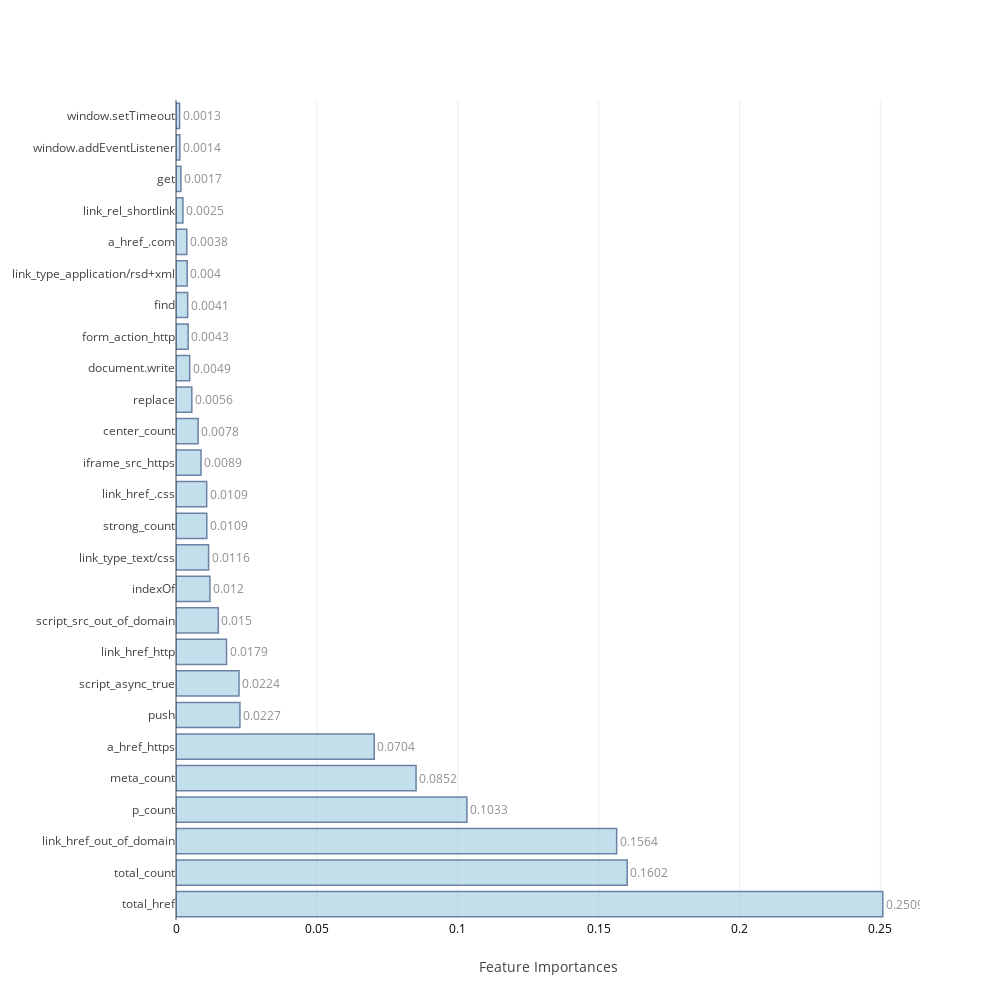
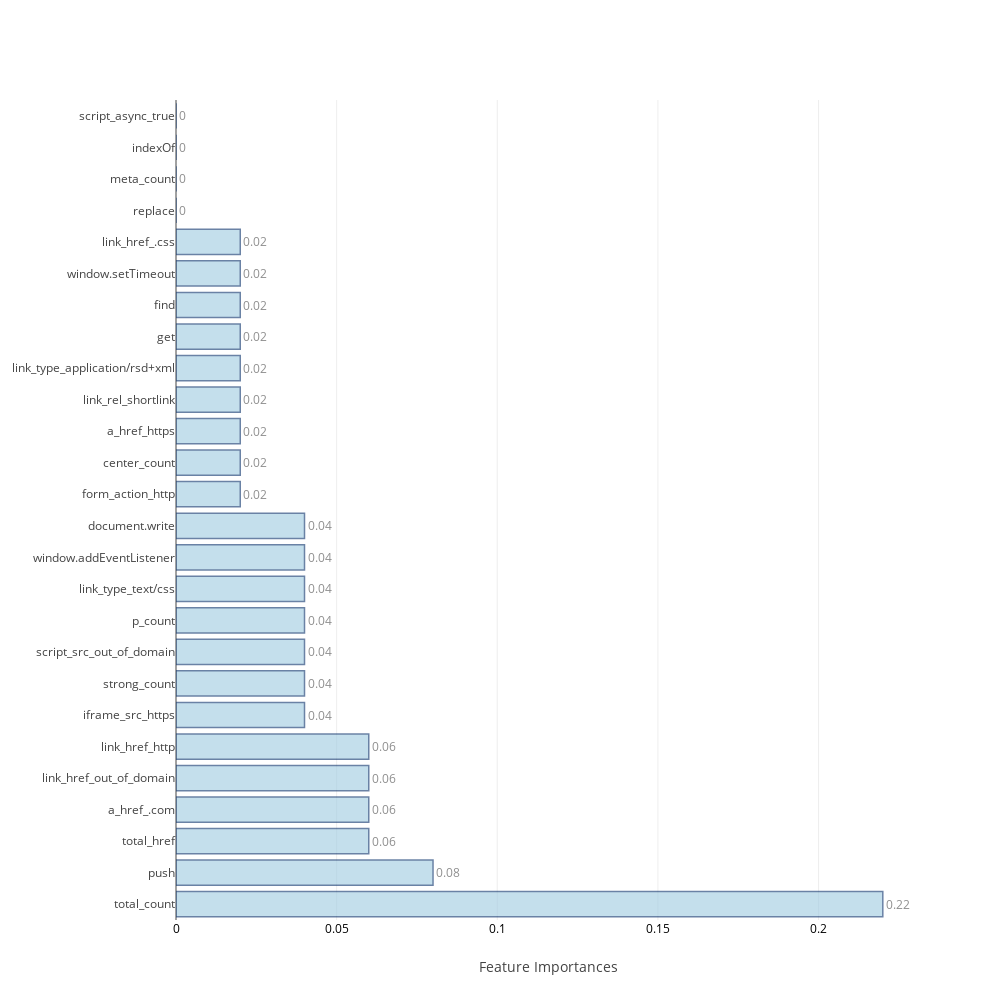

Notebook code for these charts, in order:
### Code cell
## Table to store training and test measures so we can compare later
table_80_80_train=pd.DataFrame(columns=['accuracy','TP','TN','FP','FN','FPR','FNR'])
table_80_80_test=pd.DataFrame(columns=['accuracy','TP','TN','FP','FN','FPR','FNR','auc','mcc'])

feat_imp=[None]*4
j=0
for i in range(0,8):
    if i>=2 and i<=5:
        model,cm_train,cm_test,acc_train,acc_test,roc_auc,feat_imp[j],mcc=f[i](X_train,Y_train,scaled_X_test,test_Y,columns)
        j=j+1
    else:
        model,cm_train,cm_test,acc_train,acc_test,roc_auc,mcc=f[i](X_train,Y_train,scaled_X_test,test_Y)
    table_80_80_train.loc[i]=   ([acc_train,cm_train.TP,cm_train.TN,cm_train.FP,cm_train.FN,cm_train.FPR,cm_train.FNR])
    table_80_80_test.loc[i] =   ([acc_test ,cm_test.TP, cm_test.TN, cm_test.FP, cm_test.FN, cm_test.FPR, cm_test.FNR,roc_auc,mcc])
    print("\n")

### Figure 1 — Plotly figure (JSON) as saved in the notebook; plotly's stock layout.template omitted (floating-point values rounded to 4 significant figures)
{"data": [{"marker": {"color": "rgb(158,202,225)", "line": {"color": "rgb(8,48,107)", "width": 1.5}}, "opacity": 0.6, "orientation": "h", "text": [0.2509, 0.1602, 0.1564, 0.1033, 0.0852, 0.0704, 0.0227, 0.0224, 0.0179, 0.015, 0.012, 0.0116, 0.0109, 0.0109, 0.0089, 0.0078, 0.0056, 0.0049, 0.0043, 0.0041, 0.004, 0.0038, 0.0025, 0.0017, 0.0014, 0.0013], "textposition": "outside", "type": "bar", "uid": "2478061c-4bfe-45d6-917a-ddab49099d7a", "x": [0.2509, 0.1602, 0.1564, 0.1033, 0.08521, 0.07036, 0.02269, 0.02237, 0.01794, 0.01502, 0.01205, 0.01157, 0.01093, 0.01089, 0.008876, 0.007847, 0.005612, 0.004855, 0.004317, 0.004135, 0.003965, 0.003827, 0.002458, 0.001737, 0.001364, 0.001274], "y": ["total_href", "total_count", "link_href_out_of_domain", "p_count", "meta_count", "a_href_https", "push", "script_async_true", "link_href_http", "script_src_out_of_domain", "indexOf", "link_type_text/css", "strong_count", "link_href_.css", "iframe_src_https", "center_count", "replace", "document.write", "form_action_http", "find", "link_type_application/rsd+xml", "a_href_.com", "link_rel_shortlink", "get", "window.addEventListener", "window.setTimeout"]}], "layout": {"autosize": false, "height": 1000, "width": 1000, "xaxis": {"tickfont": {"color": "black", "size": 12}, "title": "Feature Importances"}, "yaxis": {"automargin": true}}}

### Figure 2 — Plotly figure (JSON) as saved in the notebook; plotly's stock layout.template omitted (floating-point values rounded to 4 significant figures)
{"data": [{"marker": {"color": "rgb(158,202,225)", "line": {"color": "rgb(8,48,107)", "width": 1.5}}, "opacity": 0.6, "orientation": "h", "text": [0.22, 0.08, 0.06, 0.06, 0.06, 0.06, 0.04, 0.04, 0.04, 0.04, 0.04, 0.04, 0.04, 0.02, 0.02, 0.02, 0.02, 0.02, 0.02, 0.02, 0.02, 0.02, 0, 0, 0, 0], "textposition": "outside", "type": "bar", "uid": "d9067b48-5c12-4b5c-b966-4208194a7bbd", "x": [0.22, 0.08, 0.06, 0.06, 0.06, 0.06, 0.04, 0.04, 0.04, 0.04, 0.04, 0.04, 0.04, 0.02, 0.02, 0.02, 0.02, 0.02, 0.02, 0.02, 0.02, 0.02, 0, 0, 0, 0], "y": ["total_count", "push", "total_href", "a_href_.com", "link_href_out_of_domain", "link_href_http", "iframe_src_https", "strong_count", "script_src_out_of_domain", "p_count", "link_type_text/css", "window.addEventListener", "document.write", "form_action_http", "center_count", "a_href_https", "link_rel_shortlink", "link_type_application/rsd+xml", "get", "find", "window.setTimeout", "link_href_.css", "replace", "meta_count", "indexOf", "script_async_true"]}], "layout": {"autosize": false, "height": 1000, "width": 1000, "xaxis": {"tickfont": {"color": "black", "size": 12}, "title": "Feature Importances"}, "yaxis": {"automargin": true}}}
